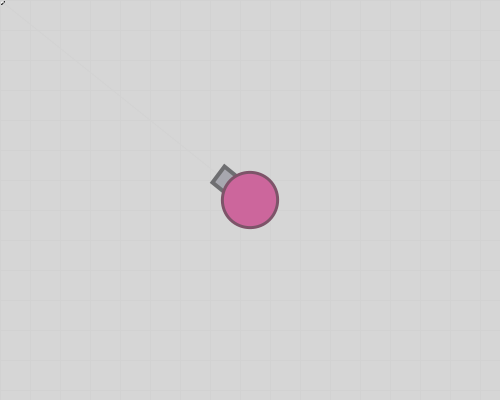
Frame 1 (no input)
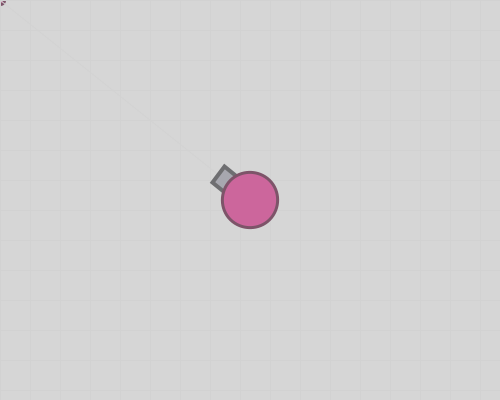
Frame 60 (the mouse pressed at the canvas centre just before this capture)
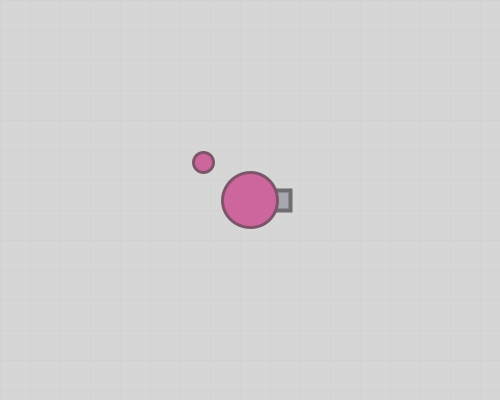
Frame 120 (the mouse held since frame 60 and released just before this capture)

The Processing sketch that drew these frames (run headless with seeded random() and noise(); from frame 60 on, the mouse is pressed at the canvas centre):

// Processing sketch: week07_07_arras07_angle_bulletX_bulletY_bulletVX_bulletVY
// ── week07_07_arras07_angle_bulletX_bulletY_bulletVX_bulletVY.pde
void setup(){
 size(500, 400);
}
void keyPressed(){  
  if(keyCode==RIGHT) vx = 1; //x += 1;
  if(keyCode==LEFT) vx -= 1; //x -= 1;
  if(keyCode==UP) vy = -1; //y -= 1;
  if(keyCode==DOWN) vy = 1; //y += 1;
}
void keyReleased(){
  if(keyCode==LEFT || keyCode==RIGHT) vx = 0;
  if(keyCode==UP || keyCode==DOWN) vx = 0;
}
float x = 250, y = 200, vx = 0, vy = 0;
void draw(){
  x += vx;
  y += vy;
  background(214); 
  translate(-x, -y);
  translate(width/2, height/2);
  float mx = mouseX+x-width/2, my = mouseY+y-height/2; 
  ellipse(mx, my, 8, 8);
  stroke(210); 
  strokeWeight(1);
  for(int i=0; i<30; i++){
    line(0, i*30, 500, i*30);
    line(i*30, 0, i*30, 500);
  }
  float dx = mx - x, dy = my - y; 
  float a = atan2(dy, dx); 
  angle = a;
  line(x, y, mx, my);
  pushMatrix();
  myTank(x, y, a);
  popMatrix();
  if(bulletVX!=0 && bulletVY!=0){
    bulletX += bulletVX;
    bulletY += bulletVY;
    ellipse(bulletX, bulletY, 20, 20);
  }
}
float angle, bulletX = 0, bulletY = 0, bulletVX = 0, bulletVY = 0; 
void mousePressed(){
  bulletX = x;
  bulletY = y;
  bulletVX = cos(angle);
  bulletVY = sin(angle);
}
void myTank(float x, float y, float a){
  translate(x, y); 
  rotate(a); 
  fill(167,167,175);
  stroke(110, 110,113);
  strokeWeight(4);
  rect(20, -10, 20, 20); 
  
  fill(204,102,156);
  stroke(125,84,105);
  strokeWeight(3);
  ellipse(0, 0, 55, 55); 
}
